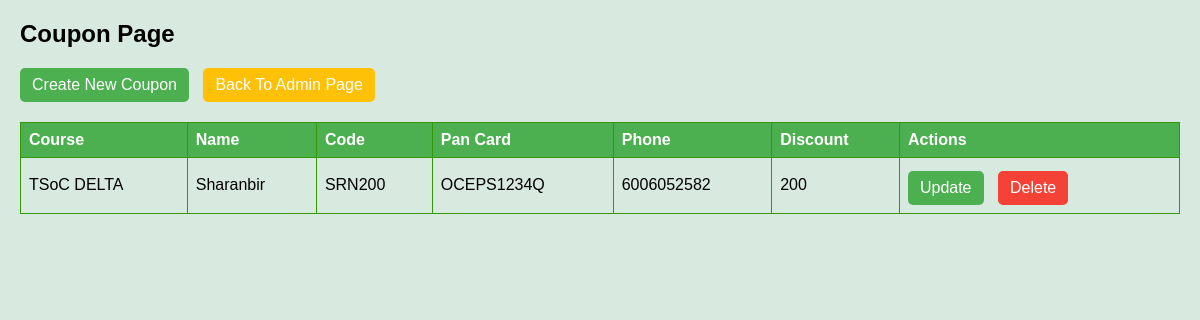
The app's page /couponpage/ with its own data.
### tango/models.py (models this page shows)
class CouponCode(models.Model):
    code = models.CharField(max_length=6)
    count = models.IntegerField(default=0)
    name = models.CharField(max_length=60,null=True)
    pan_number = models.CharField(max_length=20,null=True)
    course = models.ForeignKey(Course,on_delete=models.CASCADE)
    discount = models.IntegerField(default=0)
    phone = models.CharField(max_length=15,null=True)

class Course(models.Model):
    name = models.CharField(max_length=40,null=True)
    slug = models.CharField(max_length=40,null=True)
    description = models.CharField(max_length=300,null=True)
    price = models.IntegerField(null=True)
    discount = models.IntegerField(null=True,default=0)
    active = models.BooleanField(default=False)
    thumbnail = models.ImageField(upload_to='files/thumbnail/')
    date = models.DateTimeField(auto_now_add=True)
    resource = models.FileField(upload_to='files/resource/')
    time_to_complete = models.CharField(max_length=50,null=True)
    numbers_of_chapter = models.IntegerField(null=True)
    requirement_to_complete = models.CharField(max_length=100,null=True)
    language = models.CharField(max_length=100,null=True)
    def __str__(self):
        return self.name

### tango/views.py (the view)
# urls.py: path('couponpage/',views.CouponPage,name='couponpage'),
def CouponPage(request):
    coupon = CouponCode.objects.all()
    context = {'coupons':coupon}
    return render(request,'tango/admin/couponpage.html',context)

### tango/templates/tango/admin/couponpage.html (shortened to what this page needs)
<!DOCTYPE html>
<html lang="en">
<head>
</head>
<body>
    <div class="actions">
        <h2>Coupon Page</h2>
        <a href="{% url 'createcouponpage' %}" class="up">Create New Coupon</a>
        <a href="{% url 'adminpage' %}" class="war">Back To Admin Page</a>
    </div>
    <table>
        <thead>
            <tr>
                <th>Course</th>
                <th>Name</th>
                <th>Code</th>
                <th>Pan Card</th>
                <th>Phone</th>
                <th>Discount</th>
                <th>Actions</th>
            </tr>
        </thead>
        <tbody>
            {% for coupon in coupons %}
                <tr>
                    <td>{{ coupon.course }}</td>
                    <td>{{ coupon.name }}</td>
                    <td>{{ coupon.code }}</td>
                    <td>{{ coupon.pan_number }}</td>
                    <td>{{ coupon.phone }}</td>
                    <td>{{ coupon.discount }}</td>
                    <td>
                        <a href="{% url 'updatecouponpage' coupon.id %}" class="up">Update</a>
                        <a href="{% url 'deletecouponpage' coupon.id %}" class="del">Delete</a>
                    </td>
                </tr>
            {% endfor %}
        </tbody>
    </table>
</body>
</html>

### tango/templates/tango/admin/couponpage.html (style rules this page uses)
body { font-family: Arial, sans-serif; background-color: #d8e9df; margin: 20px; }
table { width: 100%; border-collapse: collapse; margin-top: 20px; }
th, td { border: 1px solid #339900; padding: 8px; text-align: left; }
th { background-color: #4caf50; color: white; }
.up, .del, .war { display: inline-block; padding: 8px 12px; text-decoration: none; border-radius: 5px; margin-right: 10px; }
.up { background-color: #4caf50; color: #fff; }
.war { background-color : #ffc107; color: #fff; }
.del { margin-top: 5px; background-color: #f44336; color: #fff; }

### records on screen
CouponCode: course "TSoC DELTA", name "Sharanbir", code "SRN200", pan_number "OCEPS1234Q", phone "6006052582", discount "200"
